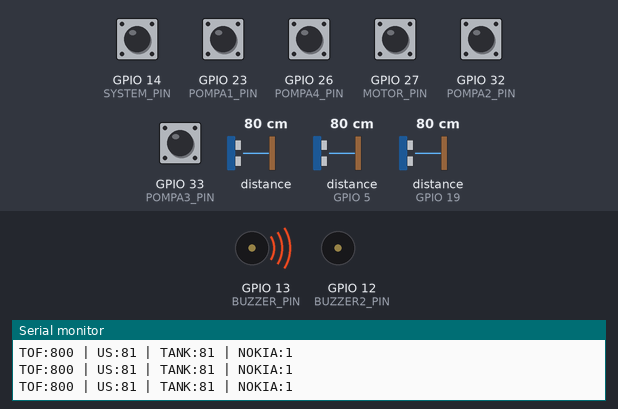
This sketch was run on a simulated ESP32. On the bench: buzzer (waves = sounding, pin HIGH), the last lines printed to the serial monitor. Inputs (shaded band) come from the test bench; at power-on: GPIO 14 (SYSTEM_PIN), GPIO 23 (POMPA1_PIN), GPIO 26 (POMPA4_PIN), GPIO 27 (MOTOR_PIN), GPIO 32 (POMPA2_PIN), GPIO 33 (POMPA3_PIN) HIGH, distance to the obstacle 80 cm, distance to the obstacle (sensors on GPIO 5, GPIO 19) 80 cm. The echo pulse lasts 58.3 µs per cm; WiFi joins after 1.5 s; servers stay silent unless stated.

Above: at 2.7 s.
2.8 s: GPIO 14 (SYSTEM_PIN) pulled LOW for 0.15 s
6.3 s: distance to the obstacle (sensor 0) set to 12 cm
9.8 s: distance to the obstacle (sensor 0) set to 9 cm
At 10.7 s:
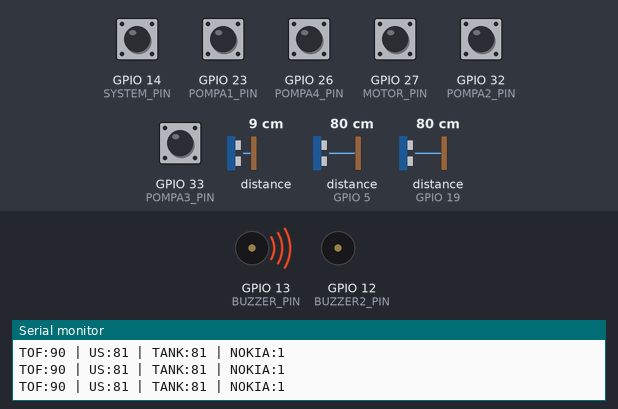
11.3 s: distance to the obstacle (sensor 0) set to 18 cm
At 13.4 s:
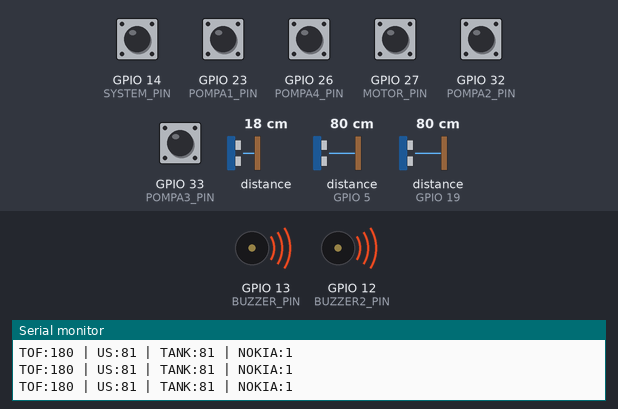
15.0 s: distance to the obstacle (sensor 0) set to 2 cm
At 15.7 s:
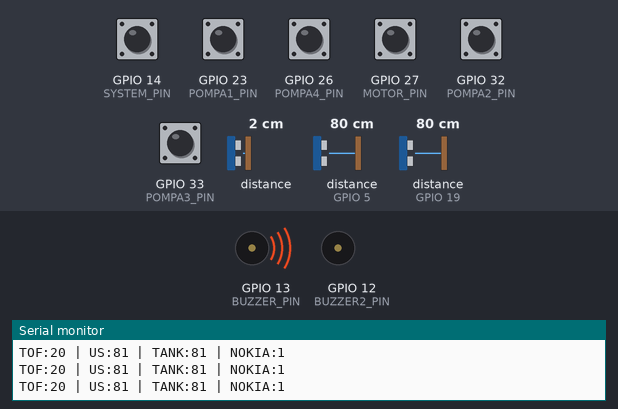
Timing chart, 0 to 17.5 s (numbered marks = the images above; inputs shaded):
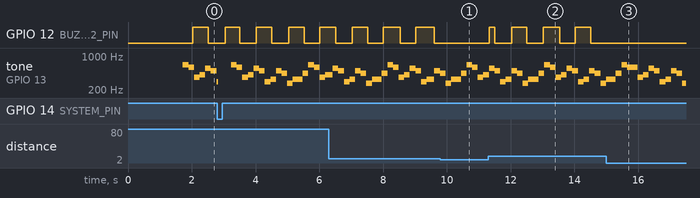

The sketch:

NokiaRingtone.ino
```cpp
#include <WiFi.h>
#include <Wire.h>
#include <Adafruit_VL53L0X.h>
#include <NewPing.h>
#include <Firebase_ESP_Client.h>
#include "pitches.h"

const char* ssid     = "ssid";
const char* password = "password";

#define DATABASE_URL "https://firebase-default-rtdb.firebaseio.com/"
#define DATABASE_SECRET "secret"

const uint8_t POMPA1_PIN = 23;
const uint8_t POMPA2_PIN = 32;
const uint8_t POMPA3_PIN = 33;
const uint8_t POMPA4_PIN = 26;
const uint8_t MOTOR_PIN  = 27;
const uint8_t SYSTEM_PIN = 14;

const uint8_t BUZZER_PIN  = 13;
const uint8_t BUZZER2_PIN = 12;


const uint8_t TRIG_PIN = 18;
const uint8_t ECHO_PIN = 19;


const uint8_t TRIG2_PIN = 17;
const uint8_t ECHO2_PIN = 5;

const unsigned int MAX_DISTANCE_CM = 400;

const uint8_t SDA_PIN = 21;
const uint8_t SCL_PIN = 22;

Adafruit_VL53L0X lox = Adafruit_VL53L0X();
NewPing sonar(TRIG_PIN, ECHO_PIN, MAX_DISTANCE_CM);
NewPing sonarTank(TRIG2_PIN, ECHO2_PIN, MAX_DISTANCE_CM);

bool loxReady = false;

const uint16_t TOF_EMPTY_MM  = 100;
const uint16_t ULTRASONIC_THRESHOLD_CM = 40;
const uint16_t TANK_FULL_THRESHOLD_CM = 10;

uint16_t tof_mm   = 65535;
uint16_t us_cm    = 65535;
uint16_t tank_cm  = 65535;

unsigned long lastSend = 0;
const unsigned long sendInterval = 3000;

FirebaseData fbdo;
FirebaseAuth auth;
FirebaseConfig config;

const int nokia_melody[] = {
  NOTE_E5, NOTE_D5, NOTE_FS4, NOTE_GS4,
  NOTE_CS5, NOTE_B4, NOTE_D4, NOTE_E4,
  NOTE_B4, NOTE_A4, NOTE_CS4, NOTE_E4,
  NOTE_A4
};

const int nokia_duration[] = {
  150,150,150,150,
  150,150,150,150,
  150,150,150,150,
  300
};

const int nokia_len = sizeof(nokia_melody) / sizeof(nokia_melody[0]);

bool nokiaActive = false;
unsigned long nokiaLastChange = 0;
int nokiaIndex = 0;

void playNokia() {
  if (!nokiaActive) return;

  if (millis() - nokiaLastChange >= nokia_duration[nokiaIndex]) {
    int f = nokia_melody[nokiaIndex];

    if (f > 0) tone(BUZZER_PIN, f);
    else noTone(BUZZER_PIN);

    nokiaLastChange = millis();
    nokiaIndex++;

    if (nokiaIndex >= nokia_len)
      nokiaIndex = 0;   // Loop ringtone
  }
}


int readOptoButton(uint8_t pin) {
  return (digitalRead(pin) == LOW) ? 1 : 0;
}

int readDevice(uint8_t pin, bool inverted = false) {
  int val = readOptoButton(pin);
  return inverted ? !val : val;
}

void readSensors() {
  if (loxReady) {
    VL53L0X_RangingMeasurementData_t measure;
    lox.rangingTest(&measure, false);
    tof_mm = (measure.RangeStatus != 4) ? measure.RangeMilliMeter : 65535;
  }

  us_cm = sonar.ping_cm();
  if (us_cm == 0) us_cm = 65535;

  tank_cm = sonarTank.ping_cm();
  if (tank_cm == 0) tank_cm = 65535;
}


void updateBuzzer() {

  bool tofEmpty = (tof_mm == 65535) || (tof_mm > TOF_EMPTY_MM);
  bool usEmpty  = (us_cm  == 65535) || (us_cm  > ULTRASONIC_THRESHOLD_CM);
  bool sensorsEmpty = tofEmpty && usEmpty;

  if (sensorsEmpty) {
    unsigned long t = millis() % 1000; // periode 1 detik

    if (t < 500)
      digitalWrite(BUZZER2_PIN, HIGH);   // 0–500 ms bunyi
    else
      digitalWrite(BUZZER2_PIN, LOW);    // 500–1000 ms diam

  } else {
    digitalWrite(BUZZER2_PIN, LOW);
  }

  if (digitalRead(SYSTEM_PIN) == HIGH) {

    if (!nokiaActive) {
      nokiaActive = true;
      nokiaLastChange = millis();
      nokiaIndex = 0;
    }

  } else {
    nokiaActive = false;
    nokiaIndex = 0;
    noTone(BUZZER_PIN);
  }

  playNokia();
}


void sendToFirebase() {
  if (WiFi.status() != WL_CONNECTED) return;

  int pompa1 = readDevice(POMPA1_PIN, true);
  int pompa2 = readDevice(POMPA2_PIN, true);
  int pompa3 = readDevice(POMPA3_PIN, true);
  int pompa4 = readDevice(POMPA4_PIN, true);
  int motor  = readDevice(MOTOR_PIN,  true);
  int system = readDevice(SYSTEM_PIN, true);

  int tof_status   = (tof_mm  != 65535 && tof_mm  <= TOF_EMPTY_MM)            ? 1 : 0;
  int us_status    = (us_cm   != 65535 && us_cm   <= ULTRASONIC_THRESHOLD_CM) ? 1 : 0;
  int tank_status  = (tank_cm != 65535 && tank_cm <= TANK_FULL_THRESHOLD_CM)  ? 1 : 0;

  FirebaseJson json;
  json.set("pompa1", pompa1);
  json.set("pompa2", pompa2);
  json.set("pompa3", pompa3);
  json.set("pompa4", pompa4);
  json.set("motor", motor);
  json.set("system", system);
  json.set("tof", tof_status);
  json.set("us", us_status);
  json.set("tank", tank_status);

  Firebase.RTDB.setJSON(&fbdo, "/data", &json);
}


void setup() {
  Serial.begin(115200);

  pinMode(POMPA1_PIN, INPUT_PULLUP);
  pinMode(POMPA2_PIN, INPUT_PULLUP);
  pinMode(POMPA3_PIN, INPUT_PULLUP);
  pinMode(POMPA4_PIN, INPUT_PULLUP);
  pinMode(MOTOR_PIN,  INPUT_PULLUP);
  pinMode(SYSTEM_PIN, INPUT_PULLUP);

  pinMode(BUZZER_PIN, OUTPUT);
  pinMode(BUZZER2_PIN, OUTPUT);
  digitalWrite(BUZZER_PIN, LOW);
  digitalWrite(BUZZER2_PIN, LOW);

  Wire.begin(SDA_PIN, SCL_PIN);

  loxReady = lox.begin();
  Serial.println(loxReady ? "VL53L0X ready" : "VL53L0X NOT detected");

  WiFi.begin(ssid, password);
  Serial.print("Connecting WiFi");
  while (WiFi.status() != WL_CONNECTED) {
    delay(300);
    Serial.print(".");
  }
  Serial.println("\nWiFi connected");

  config.database_url = DATABASE_URL;
  config.signer.tokens.legacy_token = DATABASE_SECRET;
  Firebase.begin(&config, &auth);
  Firebase.reconnectWiFi(true);
}


void loop() {
  readSensors();
  updateBuzzer();

  Serial.printf("TOF:%u | US:%u | TANK:%u | NOKIA:%d\n",
                tof_mm, us_cm, tank_cm,
                nokiaActive ? 1 : 0);

  if (millis() - lastSend >= sendInterval) {
    sendToFirebase();
    lastSend = millis();
  }
}
```

Measured:
- after the input at 9.8 s, GPIO 12 (BUZZER2_PIN): stays LOW (without the input it goes to HIGH after 0.21 s)
- after the input at 11.3 s, GPIO 12 (BUZZER2_PIN): LOW → HIGH at once, then repeats every 1.0 s: LOW 0.53 s, HIGH 0.48 s
- after the input at 15.0 s, GPIO 12 (BUZZER2_PIN): stops changing and stays LOW
- by itself, GPIO 12 (BUZZER2_PIN): alternates HIGH for 0.53 s and LOW for 0.48 s
- by itself, tone on GPIO 13 (BUZZER_PIN): plays 554 Hz for 0.18 s, 494 Hz for 0.18 s, 294 Hz for 0.18 s, 330 Hz for 0.18 s, 494 Hz for 0.18 s, 440 Hz for 0.18 s … (21 notes in this stretch)
